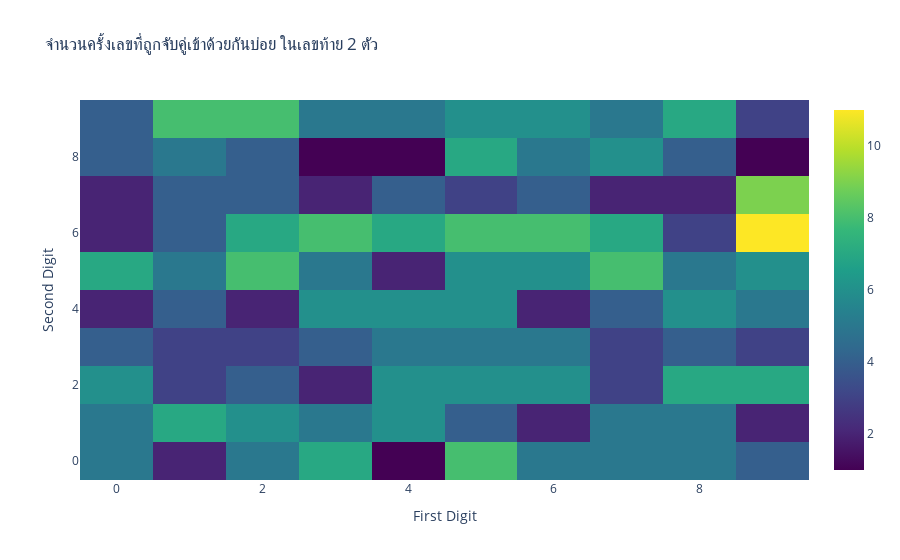

The notebook cell saved with this chart:
### Code cell
# Create heatmap plot
heatmap_data = df.groupby(['last_two_digits_first','last_two_digits_second']).size().unstack(fill_value=0)

fig = go.Figure(data=go.Heatmap(
        z=heatmap_data.values,
        x=heatmap_data.columns,
        y=heatmap_data.index,
        colorscale='Viridis'))

# Update layout
fig.update_layout(
    title='จำนวนครั้งเลขที่ถูกจับคู่เข้าด้วยกันบ่อย ในเลขท้าย 2 ตัว',
    xaxis_title='First Digit',
    yaxis_title='Second Digit'
)

# Show plot
fig.show()

### Figure 1 — Plotly figure (JSON) as saved in the notebook; plotly's stock layout.template omitted (floating-point values rounded to 4 significant figures)
{"data": [{"colorscale": [[0, "#440154"], [0.1111, "#482878"], [0.2222, "#3e4989"], [0.3333, "#31688e"], [0.4444, "#26828e"], [0.5556, "#1f9e89"], [0.6667, "#35b779"], [0.7778, "#6ece58"], [0.8889, "#b5de2b"], [1, "#fde725"]], "type": "heatmap", "x": [0, 1, 2, 3, 4, 5, 6, 7, 8, 9], "y": [0, 1, 2, 3, 4, 5, 6, 7, 8, 9], "z": [[5, 2, 5, 7, 1, 8, 5, 5, 5, 4], [5, 7, 6, 5, 6, 4, 2, 5, 5, 2], [6, 3, 4, 2, 6, 6, 6, 3, 7, 7], [4, 3, 3, 4, 5, 5, 5, 3, 4, 3], [2, 4, 2, 6, 6, 6, 2, 4, 6, 5], [7, 5, 8, 5, 2, 6, 6, 8, 5, 6], [2, 4, 7, 8, 7, 8, 8, 7, 3, 11], [2, 4, 4, 2, 4, 3, 4, 2, 2, 9], [4, 5, 4, 1, 1, 7, 5, 6, 4, 1], [4, 8, 8, 5, 5, 6, 6, 5, 7, 3]]}], "layout": {"title": {"text": "จำนวนครั้งเลขที่ถูกจับคู่เข้าด้วยกันบ่อย ในเลขท้าย 2 ตัว"}, "xaxis": {"title": {"text": "First Digit"}}, "yaxis": {"title": {"text": "Second Digit"}}}}
